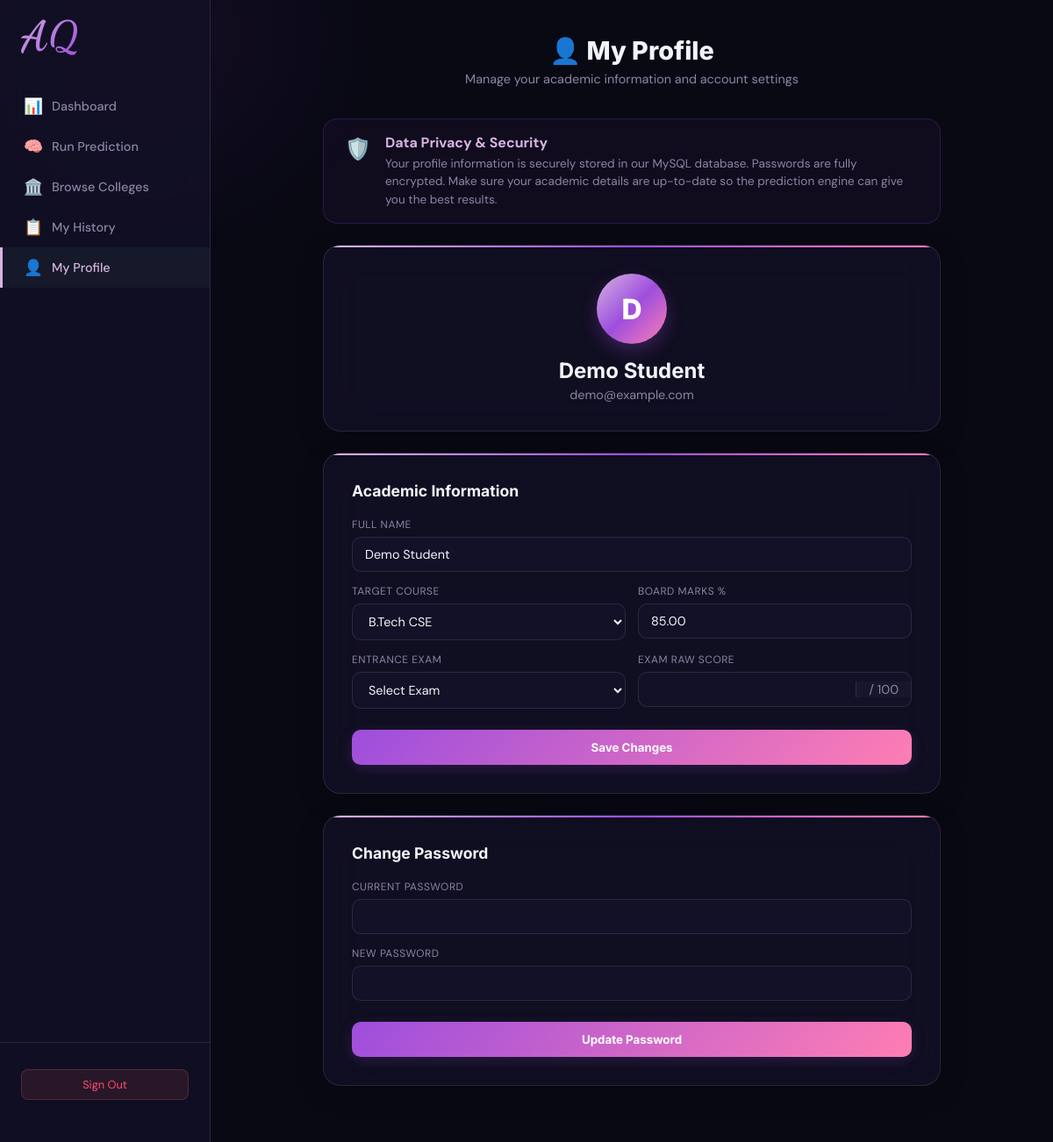
The app's page /pages/profile.php (signed in) with its own data.
### tables this page shows
CREATE TABLE IF NOT EXISTS students (
    student_id INT AUTO_INCREMENT PRIMARY KEY,
    name VARCHAR(100) NOT NULL,
    email VARCHAR(150) UNIQUE NOT NULL,
    password VARCHAR(255) NOT NULL,
    student_marks DECIMAL(5,2) DEFAULT 0,
    entrance_scores DECIMAL(5,2) DEFAULT 0,
    preferences TEXT,
    created_at TIMESTAMP DEFAULT CURRENT_TIMESTAMP
);

### includes/config.php (called while the page is built, shortened)
<?php
$COURSES = [
    'B.Tech CSE', 'B.Tech CSAI', 'B.Tech IT', 'B.Tech ECE', 'B.Tech EEE',
    'B.Tech Mechanical', 'B.Tech Civil', 'B.Tech Chemical',
    'BCA', 'MCA', 'BBA', 'MBA', 'BA Economics'
];
?>

### pages/profile.php (the view, shortened to what this page needs)
<?php
require_once '../includes/config.php';
$db = getDB();
$studentId = $_SESSION['student_id'];
$stmt = $db->prepare("SELECT * FROM students WHERE student_id=?");
$stmt->bind_param('i',$studentId); $stmt->execute();
$student = $stmt->get_result()->fetch_assoc(); $stmt->close();
$initials = strtoupper(substr($student['name'],0,1));
?>
<!DOCTYPE html>
<html lang="en">
<head>
</head>
<body>
<aside class="sidebar">
  <div class="sidebar-logo">AQ</div>
  <nav>
    <a href="dashboard.php" class="nav-item"><span class="nav-icon">📊</span> Dashboard</a>
    <a href="predict.php"   class="nav-item"><span class="nav-icon">🧠</span> Run Prediction</a>
    <a href="colleges.php"  class="nav-item"><span class="nav-icon">🏛️</span> Browse Colleges</a>
    <a href="history.php"   class="nav-item"><span class="nav-icon">📋</span> My History</a>
    <a href="profile.php"   class="nav-item active"><span class="nav-icon">👤</span> My Profile</a>
  </nav>
  <div class="sidebar-footer">
    <a href="logout.php" class="logout-btn">Sign Out</a>
  </div>
</aside>
<div class="main-wrapper">
<main class="main">
  <div class="page-title">👤 My Profile</div>
  <div class="page-sub">Manage your academic information and account settings</div>
  <div style="background: rgba(157, 78, 221, 0.05); border: 1px solid rgba(157, 78, 221, 0.2); border-radius: 16px; padding: 16px 24px; margin-bottom: 24px; display: flex; align-items: flex-start; gap: 16px;">
    <div style="font-size: 1.5rem; margin-top: 2px;">🛡️</div>
    <div>
      <div style="font-weight: 700; color: var(--accent); margin-bottom: 4px;">Data Privacy & Security</div>
      <div style="font-size: 0.85rem; color: var(--muted); line-height: 1.5;">Your profile information is securely stored in our MySQL database. Passwords are fully encrypted. Make sure your academic details are up-to-date so the prediction engine can give you the best results.</div>
    </div>
  </div>
  <div class="card" style="text-align: center; display: flex; flex-direction: column; align-items: center;">
    <div class="avatar-big"><?= $initials ?></div>
    <div class="profile-name"><?= htmlspecialchars($student['name']) ?></div>
    <div class="profile-email"><?= htmlspecialchars($student['email']) ?></div>
  </div>
  <div class="card">
    <div class="card-title">Academic Information</div>
    <form method="POST">
      <div class="form-group">
        <label>Full Name</label>
        <input type="text" name="name" value="<?= htmlspecialchars($student['name']) ?>" required>
      </div>
      <div class="form-row">
        <div class="form-group">
          <label>Target Course</label>
          <select name="preferences" required>
            <?php global $COURSES; foreach ($COURSES as $c): ?>
              <option value="<?= htmlspecialchars($c) ?>" <?= ($student['preferences'] ?? '') === $c ? 'selected' : '' ?>><?= htmlspecialchars($c) ?></option>
            <?php endforeach; ?>
          </select>
        </div>
        <div class="form-group">
          <label>Board Marks %</label>
          <input type="number" name="student_marks" value="<?= $student['student_marks'] ?>" min="0" max="100" step="0.1" required>
        </div>
      </div>
      <div class="form-row">
        <div class="form-group">
          <label>Entrance Exam</label>
          <select name="exam_name" id="exam_select" onchange="updateExamMax()" required>
            <option value="" disabled <?= empty($student['exam_name']) ? 'selected' : '' ?>>Select Exam</option>
          </select>
        </div>
        <div class="form-group">
          <label>Exam Raw Score</label>
          <div class="input-wrapper">
            <input type="number" name="exam_raw_score" id="exam_raw" value="<?= isset($student['exam_raw_score']) ? $student['exam_raw_score'] : '' ?>" min="0" step="1" required>
            <div class="input-suffix" id="exam_suffix">/ 100</div>
          </div>
        </div>
      </div>
      <button type="submit" class="btn-primary" style="width: 100%; margin-top: 10px;">Save Changes</button>
    </form>
  </div>
  <div class="card">
    <div class="card-title">Change Password</div>
    <form method="POST">
      <div class="form-group">
        <label>Current Password</label>
        <input type="password" name="current_password" required>
      </div>
      <div class="form-group">
        <label>New Password</label>
        <input type="password" name="new_password" required>
      </div>
      <button type="submit" class="btn-primary" style="width: 100%; margin-top: 10px;">Update Password</button>
    </form>
  </div>
</main>
</div>
</body>
</html>

### records on screen
students: name "D", name "Demo Student", email "demo@example.com", student_marks "85.00"

### other values on screen
form field preferences "B.Tech CSE"
